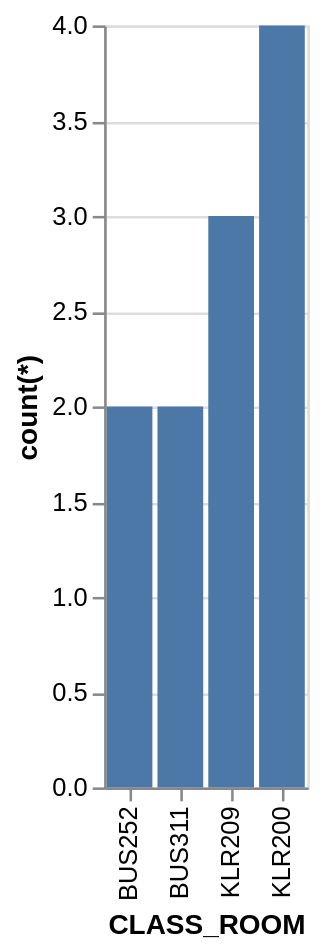

Here is the Vega-Lite specification saved for this chart:
### Vega-Lite specification from a JSON file in a GitHub repository (floating-point values rounded to 4 significant figures)
{"data": {"values": [{"x_data": "BUS252", "y_data": 2}, {"x_data": "BUS311", "y_data": 2}, {"x_data": "KLR209", "y_data": 3}, {"x_data": "KLR200", "y_data": 4}]}, "mark": "bar", "encoding": {"x": {"field": "x_data", "type": "nominal", "title": "CLASS_ROOM", "sort": {"op": "sum", "field": "y_data", "order": "ascending"}}, "y": {"field": "y_data", "type": "quantitative", "title": "count(*)"}}}
